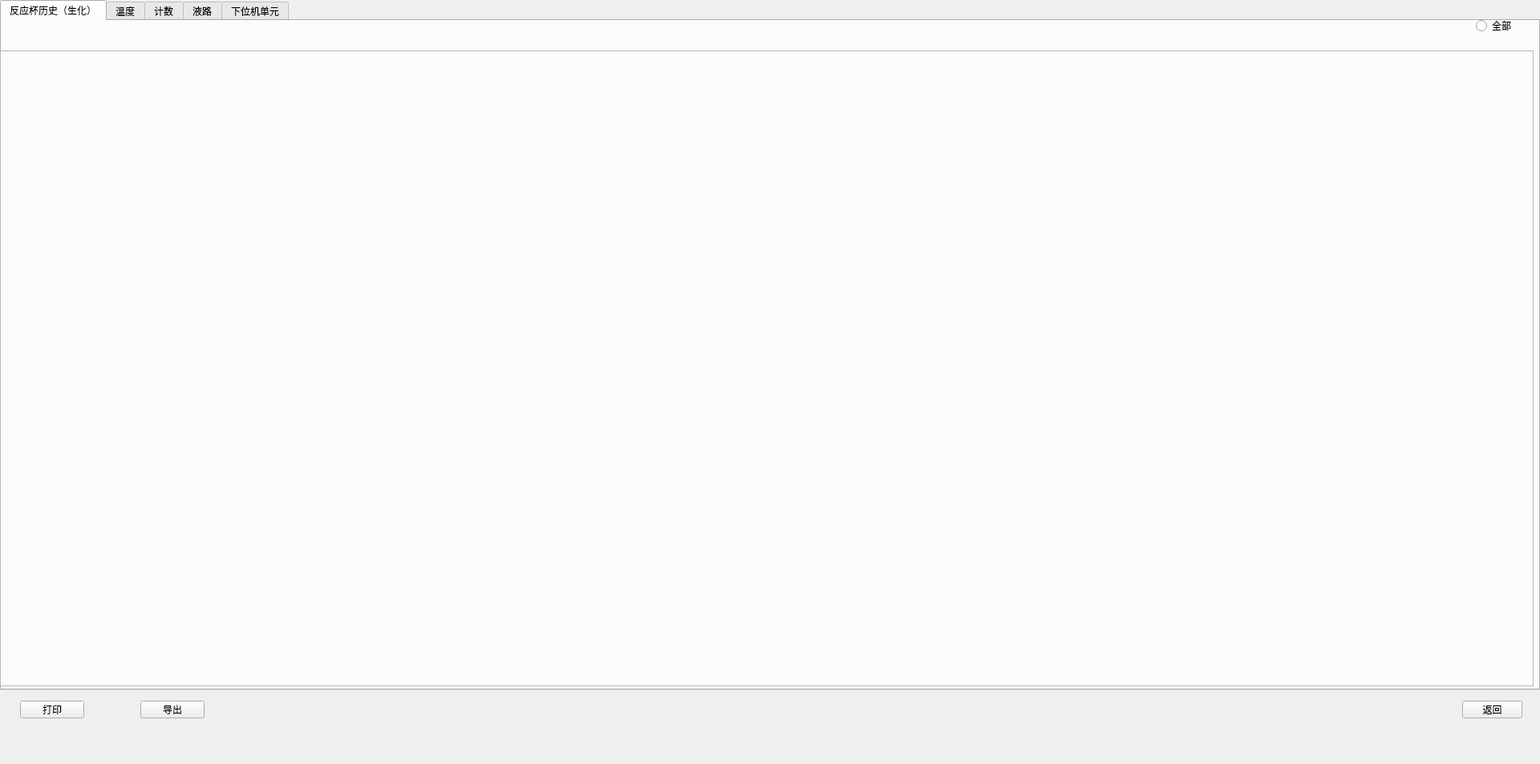
<?xml version="1.0" encoding="UTF-8"?>
<ui version="4.0">
 <class>QStatusModule</class>
 <widget class="QWidget" name="QStatusModule">
  <property name="geometry">
   <rect>
    <x>0</x>
    <y>0</y>
    <width>1920</width>
    <height>953</height>
   </rect>
  </property>
  <property name="windowTitle">
   <string>QStatusModule</string>
  </property>
  <widget class="QTabWidget" name="tabWidget">
   <property name="geometry">
    <rect>
     <x>0</x>
     <y>0</y>
     <width>1920</width>
     <height>861</height>
    </rect>
   </property>
   <property name="currentIndex">
    <number>0</number>
   </property>
   <widget class="CupHistoryWidget" name="cupHistoryWidget">
    <attribute name="title">
     <string>反应杯历史（生化）</string>
    </attribute>
   </widget>
   <widget class="QWidget" name="tabTemperature">
    <attribute name="title">
     <string>温度</string>
    </attribute>
    <widget class="QTableView" name="table_view_temperature">
     <property name="geometry">
      <rect>
       <x>0</x>
       <y>0</y>
       <width>1912</width>
       <height>793</height>
      </rect>
     </property>
     <property name="styleSheet">
      <string notr="true"/>
     </property>
     <property name="verticalScrollBarPolicy">
      <enum>Qt::ScrollBarAsNeeded</enum>
     </property>
     <property name="horizontalScrollBarPolicy">
      <enum>Qt::ScrollBarAsNeeded</enum>
     </property>
     <property name="editTriggers">
      <set>QAbstractItemView::NoEditTriggers</set>
     </property>
     <property name="selectionMode">
      <enum>QAbstractItemView::SingleSelection</enum>
     </property>
     <property name="selectionBehavior">
      <enum>QAbstractItemView::SelectRows</enum>
     </property>
     <property name="horizontalScrollMode">
      <enum>QAbstractItemView::ScrollPerPixel</enum>
     </property>
     <property name="showGrid">
      <bool>false</bool>
     </property>
     <attribute name="horizontalHeaderDefaultSectionSize">
      <number>379</number>
     </attribute>
     <attribute name="horizontalHeaderHighlightSections">
      <bool>false</bool>
     </attribute>
     <attribute name="horizontalHeaderStretchLastSection">
      <bool>true</bool>
     </attribute>
     <attribute name="verticalHeaderVisible">
      <bool>false</bool>
     </attribute>
     <attribute name="verticalHeaderDefaultSectionSize">
      <number>43</number>
     </attribute>
     <attribute name="verticalHeaderHighlightSections">
      <bool>false</bool>
     </attribute>
    </widget>
   </widget>
   <widget class="QWidget" name="tabCount">
    <attribute name="title">
     <string>计数</string>
    </attribute>
    <widget class="QTableView" name="table_view_count_right">
     <property name="geometry">
      <rect>
       <x>549</x>
       <y>5</y>
       <width>1359</width>
       <height>719</height>
      </rect>
     </property>
     <property name="verticalScrollBarPolicy">
      <enum>Qt::ScrollBarAsNeeded</enum>
     </property>
     <property name="horizontalScrollBarPolicy">
      <enum>Qt::ScrollBarAsNeeded</enum>
     </property>
     <property name="editTriggers">
      <set>QAbstractItemView::NoEditTriggers</set>
     </property>
     <property name="selectionMode">
      <enum>QAbstractItemView::SingleSelection</enum>
     </property>
     <property name="selectionBehavior">
      <enum>QAbstractItemView::SelectRows</enum>
     </property>
     <property name="verticalScrollMode">
      <enum>QAbstractItemView::ScrollPerPixel</enum>
     </property>
     <property name="horizontalScrollMode">
      <enum>QAbstractItemView::ScrollPerPixel</enum>
     </property>
     <property name="showGrid">
      <bool>false</bool>
     </property>
     <property name="borders" stdset="0">
      <string notr="true">tables</string>
     </property>
     <attribute name="horizontalHeaderDefaultSectionSize">
      <number>195</number>
     </attribute>
     <attribute name="horizontalHeaderHighlightSections">
      <bool>false</bool>
     </attribute>
     <attribute name="horizontalHeaderStretchLastSection">
      <bool>true</bool>
     </attribute>
     <attribute name="verticalHeaderVisible">
      <bool>false</bool>
     </attribute>
     <attribute name="verticalHeaderDefaultSectionSize">
      <number>44</number>
     </attribute>
     <attribute name="verticalHeaderHighlightSections">
      <bool>false</bool>
     </attribute>
    </widget>
    <widget class="QTableView" name="table_view_count_left">
     <property name="geometry">
      <rect>
       <x>0</x>
       <y>0</y>
       <width>545</width>
       <height>793</height>
      </rect>
     </property>
     <property name="styleSheet">
      <string notr="true"/>
     </property>
     <property name="verticalScrollBarPolicy">
      <enum>Qt::ScrollBarAsNeeded</enum>
     </property>
     <property name="editTriggers">
      <set>QAbstractItemView::NoEditTriggers</set>
     </property>
     <property name="selectionMode">
      <enum>QAbstractItemView::SingleSelection</enum>
     </property>
     <property name="selectionBehavior">
      <enum>QAbstractItemView::SelectRows</enum>
     </property>
     <property name="verticalScrollMode">
      <enum>QAbstractItemView::ScrollPerPixel</enum>
     </property>
     <property name="horizontalScrollMode">
      <enum>QAbstractItemView::ScrollPerPixel</enum>
     </property>
     <property name="showGrid">
      <bool>false</bool>
     </property>
     <attribute name="horizontalHeaderDefaultSectionSize">
      <number>185</number>
     </attribute>
     <attribute name="horizontalHeaderHighlightSections">
      <bool>false</bool>
     </attribute>
     <attribute name="horizontalHeaderStretchLastSection">
      <bool>true</bool>
     </attribute>
     <attribute name="verticalHeaderVisible">
      <bool>false</bool>
     </attribute>
     <attribute name="verticalHeaderDefaultSectionSize">
      <number>45</number>
     </attribute>
    </widget>
    <widget class="QFrame" name="line_v_3">
     <property name="geometry">
      <rect>
       <x>544</x>
       <y>0</y>
       <width>1</width>
       <height>793</height>
      </rect>
     </property>
     <property name="frameShape">
      <enum>QFrame::StyledPanel</enum>
     </property>
     <property name="frameShadow">
      <enum>QFrame::Raised</enum>
     </property>
     <property name="lines" stdset="0">
      <string>solid</string>
     </property>
    </widget>
    <widget class="QFrame" name="line_v_4">
     <property name="geometry">
      <rect>
       <x>549</x>
       <y>5</y>
       <width>1</width>
       <height>719</height>
      </rect>
     </property>
     <property name="frameShape">
      <enum>QFrame::StyledPanel</enum>
     </property>
     <property name="frameShadow">
      <enum>QFrame::Raised</enum>
     </property>
     <property name="lines" stdset="0">
      <string>solid</string>
     </property>
    </widget>
    <widget class="QFrame" name="line_h_3">
     <property name="geometry">
      <rect>
       <x>549</x>
       <y>723</y>
       <width>1359</width>
       <height>1</height>
      </rect>
     </property>
     <property name="frameShape">
      <enum>QFrame::StyledPanel</enum>
     </property>
     <property name="frameShadow">
      <enum>QFrame::Raised</enum>
     </property>
     <property name="lines" stdset="0">
      <string>solid</string>
     </property>
    </widget>
    <widget class="QWidget" name="horizontalWidget" native="true">
     <property name="geometry">
      <rect>
       <x>1153</x>
       <y>718</y>
       <width>731</width>
       <height>80</height>
      </rect>
     </property>
     <layout class="QHBoxLayout" name="horizontalLayout_3">
      <property name="spacing">
       <number>14</number>
      </property>
      <property name="leftMargin">
       <number>0</number>
      </property>
      <property name="topMargin">
       <number>0</number>
      </property>
      <property name="rightMargin">
       <number>0</number>
      </property>
      <property name="bottomMargin">
       <number>0</number>
      </property>
      <item>
       <spacer name="horizontalSpacer_4">
        <property name="orientation">
         <enum>Qt::Horizontal</enum>
        </property>
        <property name="sizeHint" stdset="0">
         <size>
          <width>40</width>
          <height>20</height>
         </size>
        </property>
       </spacer>
      </item>
      <item>
       <widget class="QPushButton" name="reset_btn">
        <property name="minimumSize">
         <size>
          <width>116</width>
          <height>50</height>
         </size>
        </property>
        <property name="text">
         <string>重置</string>
        </property>
        <property name="buttons" stdset="0">
         <string notr="true">btn_dlg</string>
        </property>
       </widget>
      </item>
      <item>
       <widget class="QPushButton" name="cancel_reset_btn">
        <property name="minimumSize">
         <size>
          <width>116</width>
          <height>50</height>
         </size>
        </property>
        <property name="text">
         <string>取消重置</string>
        </property>
        <property name="buttons" stdset="0">
         <string notr="true">btn_dlg</string>
        </property>
       </widget>
      </item>
     </layout>
    </widget>
   </widget>
   <widget class="QWidget" name="tabLiquid">
    <attribute name="title">
     <string>液路</string>
    </attribute>
    <widget class="QTableView" name="table_view_liquid">
     <property name="geometry">
      <rect>
       <x>0</x>
       <y>0</y>
       <width>1912</width>
       <height>793</height>
      </rect>
     </property>
     <property name="styleSheet">
      <string notr="true"/>
     </property>
     <property name="verticalScrollBarPolicy">
      <enum>Qt::ScrollBarAsNeeded</enum>
     </property>
     <property name="editTriggers">
      <set>QAbstractItemView::NoEditTriggers</set>
     </property>
     <property name="selectionMode">
      <enum>QAbstractItemView::SingleSelection</enum>
     </property>
     <property name="selectionBehavior">
      <enum>QAbstractItemView::SelectRows</enum>
     </property>
     <property name="horizontalScrollMode">
      <enum>QAbstractItemView::ScrollPerPixel</enum>
     </property>
     <property name="showGrid">
      <bool>false</bool>
     </property>
     <attribute name="horizontalHeaderDefaultSectionSize">
      <number>200</number>
     </attribute>
     <attribute name="horizontalHeaderHighlightSections">
      <bool>false</bool>
     </attribute>
     <attribute name="horizontalHeaderStretchLastSection">
      <bool>true</bool>
     </attribute>
     <attribute name="verticalHeaderVisible">
      <bool>false</bool>
     </attribute>
     <attribute name="verticalHeaderDefaultSectionSize">
      <number>43</number>
     </attribute>
     <attribute name="verticalHeaderHighlightSections">
      <bool>false</bool>
     </attribute>
    </widget>
   </widget>
   <widget class="QWidget" name="tabBaseUnit">
    <attribute name="title">
     <string>下位机单元</string>
    </attribute>
    <widget class="QTableView" name="table_view_unit">
     <property name="geometry">
      <rect>
       <x>0</x>
       <y>0</y>
       <width>1912</width>
       <height>793</height>
      </rect>
     </property>
     <property name="styleSheet">
      <string notr="true"/>
     </property>
     <property name="verticalScrollBarPolicy">
      <enum>Qt::ScrollBarAsNeeded</enum>
     </property>
     <property name="horizontalScrollBarPolicy">
      <enum>Qt::ScrollBarAsNeeded</enum>
     </property>
     <property name="editTriggers">
      <set>QAbstractItemView::NoEditTriggers</set>
     </property>
     <property name="selectionMode">
      <enum>QAbstractItemView::SingleSelection</enum>
     </property>
     <property name="selectionBehavior">
      <enum>QAbstractItemView::SelectRows</enum>
     </property>
     <property name="horizontalScrollMode">
      <enum>QAbstractItemView::ScrollPerPixel</enum>
     </property>
     <property name="showGrid">
      <bool>false</bool>
     </property>
     <attribute name="horizontalHeaderDefaultSectionSize">
      <number>200</number>
     </attribute>
     <attribute name="horizontalHeaderHighlightSections">
      <bool>false</bool>
     </attribute>
     <attribute name="horizontalHeaderStretchLastSection">
      <bool>true</bool>
     </attribute>
     <attribute name="verticalHeaderVisible">
      <bool>false</bool>
     </attribute>
     <attribute name="verticalHeaderDefaultSectionSize">
      <number>43</number>
     </attribute>
     <attribute name="verticalHeaderHighlightSections">
      <bool>false</bool>
     </attribute>
    </widget>
   </widget>
  </widget>
  <widget class="QPushButton" name="flat_return">
   <property name="geometry">
    <rect>
     <x>1823</x>
     <y>874</y>
     <width>75</width>
     <height>22</height>
    </rect>
   </property>
   <property name="text">
    <string>返回</string>
   </property>
   <property name="buttons" stdset="0">
    <string>flat</string>
   </property>
  </widget>
  <widget class="QFrame" name="line_h_2">
   <property name="geometry">
    <rect>
     <x>0</x>
     <y>855</y>
     <width>1912</width>
     <height>1</height>
    </rect>
   </property>
   <property name="frameShape">
    <enum>QFrame::StyledPanel</enum>
   </property>
   <property name="frameShadow">
    <enum>QFrame::Raised</enum>
   </property>
   <property name="lines" stdset="0">
    <string>solid</string>
   </property>
  </widget>
  <widget class="QFrame" name="line_h">
   <property name="geometry">
    <rect>
     <x>0</x>
     <y>63</y>
     <width>1912</width>
     <height>1</height>
    </rect>
   </property>
   <property name="frameShape">
    <enum>QFrame::StyledPanel</enum>
   </property>
   <property name="frameShadow">
    <enum>QFrame::Raised</enum>
   </property>
   <property name="lines" stdset="0">
    <string>solid</string>
   </property>
  </widget>
  <widget class="QFrame" name="line_v">
   <property name="geometry">
    <rect>
     <x>0</x>
     <y>63</y>
     <width>1</width>
     <height>792</height>
    </rect>
   </property>
   <property name="frameShape">
    <enum>QFrame::StyledPanel</enum>
   </property>
   <property name="frameShadow">
    <enum>QFrame::Raised</enum>
   </property>
   <property name="lines" stdset="0">
    <string>solid</string>
   </property>
  </widget>
  <widget class="QFrame" name="line_v_2">
   <property name="geometry">
    <rect>
     <x>1911</x>
     <y>63</y>
     <width>1</width>
     <height>792</height>
    </rect>
   </property>
   <property name="frameShape">
    <enum>QFrame::StyledPanel</enum>
   </property>
   <property name="frameShadow">
    <enum>QFrame::Raised</enum>
   </property>
   <property name="lines" stdset="0">
    <string>solid</string>
   </property>
  </widget>
  <widget class="QWidget" name="rabtn_widget" native="true">
   <property name="geometry">
    <rect>
     <x>858</x>
     <y>7</y>
     <width>1031</width>
     <height>51</height>
    </rect>
   </property>
   <layout class="QHBoxLayout" name="horizontalLayout">
    <property name="spacing">
     <number>20</number>
    </property>
    <property name="leftMargin">
     <number>0</number>
    </property>
    <property name="topMargin">
     <number>0</number>
    </property>
    <property name="rightMargin">
     <number>0</number>
    </property>
    <property name="bottomMargin">
     <number>0</number>
    </property>
    <item>
     <spacer name="horizontalSpacer">
      <property name="orientation">
       <enum>Qt::Horizontal</enum>
      </property>
      <property name="sizeHint" stdset="0">
       <size>
        <width>40</width>
        <height>20</height>
       </size>
      </property>
     </spacer>
    </item>
    <item>
     <widget class="QRadioButton" name="all_rabtn">
      <property name="text">
       <string>全部</string>
      </property>
     </widget>
    </item>
   </layout>
  </widget>
  <widget class="QWidget" name="widget" native="true">
   <property name="geometry">
    <rect>
     <x>25</x>
     <y>874</y>
     <width>721</width>
     <height>22</height>
    </rect>
   </property>
   <layout class="QHBoxLayout" name="horizontalLayout_2">
    <property name="spacing">
     <number>70</number>
    </property>
    <property name="leftMargin">
     <number>0</number>
    </property>
    <property name="topMargin">
     <number>0</number>
    </property>
    <property name="rightMargin">
     <number>0</number>
    </property>
    <property name="bottomMargin">
     <number>0</number>
    </property>
    <item>
     <widget class="QPushButton" name="flat_print">
      <property name="text">
       <string>打印</string>
      </property>
      <property name="buttons" stdset="0">
       <string>flat</string>
      </property>
     </widget>
    </item>
    <item>
     <widget class="QPushButton" name="export_btn">
      <property name="text">
       <string>导出</string>
      </property>
      <property name="buttons" stdset="0">
       <string>flat</string>
      </property>
     </widget>
    </item>
    <item>
     <spacer name="horizontalSpacer_2">
      <property name="orientation">
       <enum>Qt::Horizontal</enum>
      </property>
      <property name="sizeHint" stdset="0">
       <size>
        <width>40</width>
        <height>20</height>
       </size>
      </property>
     </spacer>
    </item>
   </layout>
  </widget>
  <zorder>widget</zorder>
  <zorder>tabWidget</zorder>
  <zorder>flat_return</zorder>
  <zorder>line_v</zorder>
  <zorder>line_h</zorder>
  <zorder>line_h_2</zorder>
  <zorder>line_v_2</zorder>
  <zorder>rabtn_widget</zorder>
 </widget>
 <layoutdefault spacing="6" margin="11"/>
 <customwidgets>
  <customwidget>
   <class>CupHistoryWidget</class>
   <extends>QWidget</extends>
   <header>CupHistoryWidget.h</header>
   <container>1</container>
  </customwidget>
 </customwidgets>
 <resources/>
 <connections/>
</ui>
